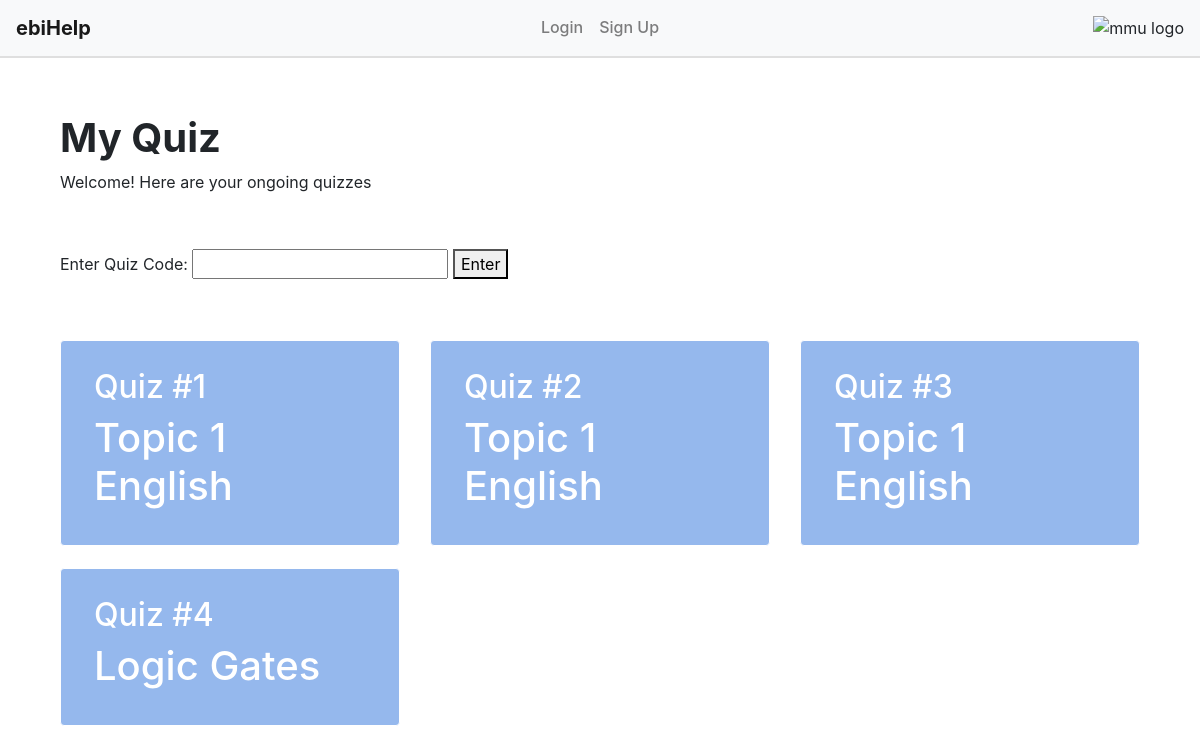
The app's page /my-quiz with its own data.
### website/models.py (models this page shows)
class Quiz(db.Model):
    id = db.Column(db.Integer, primary_key= True)  #creating unique id for quiz
    title = db.Column(db.String(100), nullable=False) #nullable=false means not accepting null values
    description = db.Column(db.String(200)) #actually instructions for the quiz, should appear before student answers quiz
    subject = db.Column(db.String(100), nullable= False)
    questions = db.relationship('Question', backref ='quiz', lazy=True)
    date_created = db.Column(db.DateTime(timezone=True), default=func.now())

### website/question.py (the view)
@question.route('/my-quiz', methods = ['GET', 'POST'] )
def my_quiz():
    user= User.query.all()
    quizzes = Quiz.query.all()
    return render_template('my-quiz.html', quizzes=quizzes, user=current_user)

### website/templates/my-quiz.html (shortened to what this page needs)
{% extends "base.html" %}
{% block content %}
<div class="container" style="margin-top: 5%; margin-bottom: 5%">
    <h1 style="font-weight: bold;">My Quiz</h1>
    <p>Welcome! Here are your ongoing quizzes</p>
</div>
<div class="container" style="margin-top: 5%; margin-bottom: 5%">
<form action="submit_quiz_code.php" method="post">
    <label for="quiz-code">Enter Quiz Code:</label>
    <input type="text" id="quiz-code" name="quiz-code" required>
    <button type="submit">Enter</button>
    </form>
</div>
<div class="container">
    <div class="row">
        {% for quiz in quizzes %}
        <div class="col-lg-4" style="padding-bottom: 2%;">
            <div class="card" style="background-color: #95B8ED;border-color: white;">
                <div class="card-body" id="heading{{quiz.id}}">
                    <button
                    class="btn btn-link"
                    data-toggle="collapse"
                    data-target="#collapse{{quiz.id}}"
                    aria-expanded="false"
                    aria-controls="collapse{{quiz.id}}"
                    style="text-align: left;">
                        <h2 style="color: white;">Quiz #{{quiz.id}}</h2>
                        <h1 style="color: white;">{{quiz.title}}</h1>
                    </button>
                </div>
            </div>
        </div>
        {% endfor %}
    </div>
</div>
{% endblock %}

### records on screen
Quiz: id "1", title "Topic 1 English"
Quiz: id "2", title "Topic 1 English"
Quiz: id "3", title "Topic 1 English"
Quiz: id "4", title "Logic Gates"
